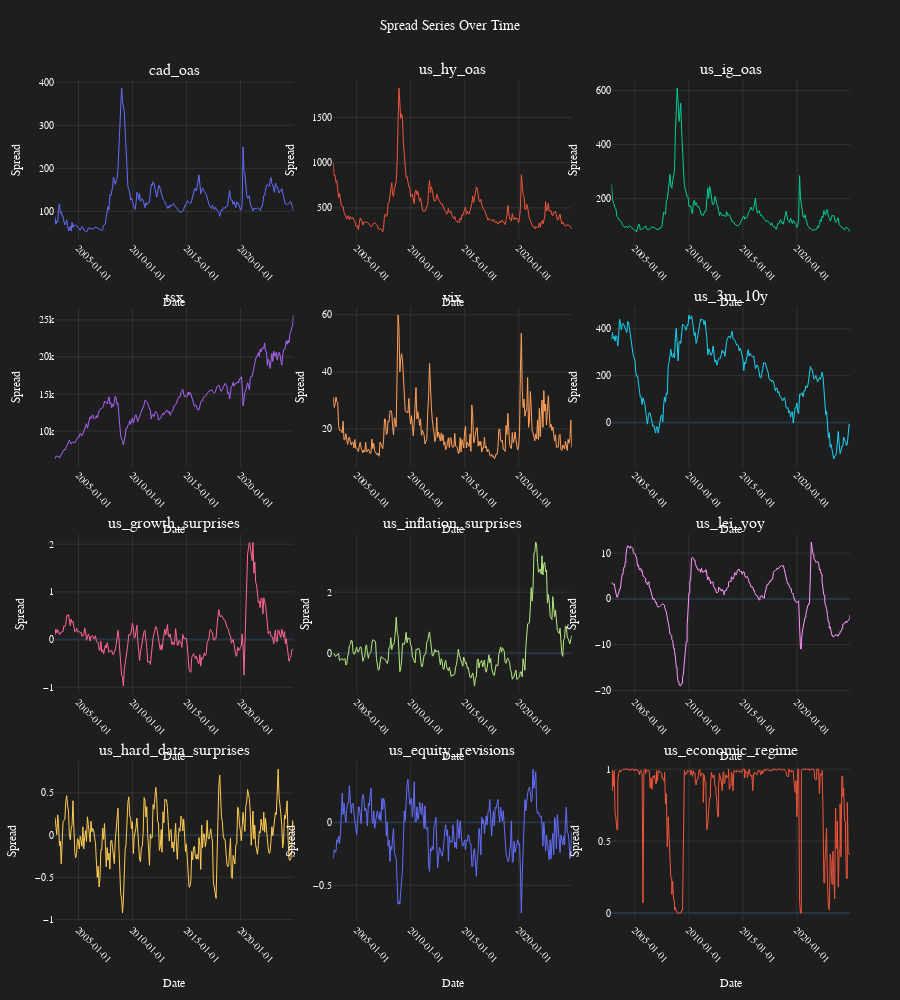

The notebook cell saved with this chart:
### Code cell
# Viz to make sure all the data looks ok



def create_spread_plots(df):
    # Calculate number of rows and columns needed based on number of series
    n_series = len(df.columns)
    n_rows = math.ceil(n_series / 3)  # Calculate required rows
    n_cols = min(3, n_series)  # Use 3 columns or less if fewer series
    
    # Adjust vertical spacing based on number of rows
    vertical_spacing = min(0.08, 1.0 / (n_rows + 1))  # Dynamic spacing
    
    # Create subplot grid
    fig = make_subplots(
        rows=n_rows, 
        cols=n_cols,
        subplot_titles=df.columns,
        vertical_spacing=vertical_spacing,
        horizontal_spacing=0.05
    )
    
    # Add each series to a subplot
    for idx, column in enumerate(df.columns):
        row = (idx // n_cols) + 1
        col = (idx % n_cols) + 1
        
        fig.add_trace(
            go.Scatter(
                x=df.index,
                y=df[column],
                name=column,
                line=dict(width=1),
                showlegend=False,
                hovertemplate=
                "<b>%{x}</b><br>" +
                "Value: %{y:.2f}<br>" +
                "<extra></extra>"
            ),
            row=row,
            col=col
        )
        
        # Update axes labels
        fig.update_xaxes(
            title_text="Date",
            row=row,
            col=col,
            showgrid=True,
            gridcolor='rgba(128, 128, 128, 0.2)',
            tickangle=45,
            tickformat='%Y-%m-%d'
        )
        fig.update_yaxes(
            title_text="Spread",
            row=row,
            col=col,
            showgrid=True,
            gridcolor='rgba(128, 128, 128, 0.2)'
        )

    # Update layout for dark theme and responsiveness
    fig.update_layout(
        template='plotly_dark',
        showlegend=False,
        height=250 * n_rows,  # Adjusted height per row
        title={
            'text': 'Spread Series Over Time',
            'y':0.98,
            'x':0.5,
            'xanchor': 'center',
            'yanchor': 'top'
        },
        paper_bgcolor='rgb(30, 30, 30)',
        plot_bgcolor='rgb(30, 30, 30)',
        margin=dict(t=80, l=50, r=50, b=50),
        font=dict(
            family="Arial",
            size=10,
            color="white"
        )
    )

    # Make it responsive
    fig.update_layout(
        autosize=True,
    )
    
    # Show the plot
    fig.show(config={
        'responsive': True,
        'displayModeBar': True,
        'scrollZoom': True,
        'modeBarButtonsToAdd': ['drawline', 'drawopenpath', 'eraseshape']  # Add drawing tools
    })

# Create the plots
create_spread_plots(df)

### Figure 1 — Plotly figure (JSON) as saved in the notebook; plotly's stock layout.template omitted (floating-point values rounded to 4 significant figures; data arrays with more than 128 entries replaced by an {"elided": "..."} marker saying what was removed)
{"data": [{"hovertemplate": "<b>%{x}</b><br>Value: %{y:.2f}<br><extra></extra>", "line": {"width": 1}, "name": "cad_oas", "showlegend": false, "type": "scatter", "x": {"elided": "342 str values"}, "xaxis": "x", "y": {"elided": "342 float values"}, "yaxis": "y"}, {"hovertemplate": "<b>%{x}</b><br>Value: %{y:.2f}<br><extra></extra>", "line": {"width": 1}, "name": "us_hy_oas", "showlegend": false, "type": "scatter", "x": {"elided": "342 str values"}, "xaxis": "x2", "y": {"elided": "342 float values"}, "yaxis": "y2"}, {"hovertemplate": "<b>%{x}</b><br>Value: %{y:.2f}<br><extra></extra>", "line": {"width": 1}, "name": "us_ig_oas", "showlegend": false, "type": "scatter", "x": {"elided": "342 str values"}, "xaxis": "x3", "y": {"elided": "342 float values"}, "yaxis": "y3"}, {"hovertemplate": "<b>%{x}</b><br>Value: %{y:.2f}<br><extra></extra>", "line": {"width": 1}, "name": "tsx", "showlegend": false, "type": "scatter", "x": {"elided": "342 str values"}, "xaxis": "x4", "y": {"elided": "342 float values"}, "yaxis": "y4"}, {"hovertemplate": "<b>%{x}</b><br>Value: %{y:.2f}<br><extra></extra>", "line": {"width": 1}, "name": "vix", "showlegend": false, "type": "scatter", "x": {"elided": "342 str values"}, "xaxis": "x5", "y": {"elided": "342 float values"}, "yaxis": "y5"}, {"hovertemplate": "<b>%{x}</b><br>Value: %{y:.2f}<br><extra></extra>", "line": {"width": 1}, "name": "us_3m_10y", "showlegend": false, "type": "scatter", "x": {"elided": "342 str values"}, "xaxis": "x6", "y": {"elided": "342 float values"}, "yaxis": "y6"}, {"hovertemplate": "<b>%{x}</b><br>Value: %{y:.2f}<br><extra></extra>", "line": {"width": 1}, "name": "us_growth_surprises", "showlegend": false, "type": "scatter", "x": {"elided": "342 str values"}, "xaxis": "x7", "y": {"elided": "342 float values"}, "yaxis": "y7"}, {"hovertemplate": "<b>%{x}</b><br>Value: %{y:.2f}<br><extra></extra>", "line": {"width": 1}, "name": "us_inflation_surprises", "showlegend": false, "type": "scatter", "x": {"elided": "342 str values"}, "xaxis": "x8", "y": {"elided": "342 float values"}, "yaxis": "y8"}, {"hovertemplate": "<b>%{x}</b><br>Value: %{y:.2f}<br><extra></extra>", "line": {"width": 1}, "name": "us_lei_yoy", "showlegend": false, "type": "scatter", "x": {"elided": "342 str values"}, "xaxis": "x9", "y": {"elided": "342 float values"}, "yaxis": "y9"}, {"hovertemplate": "<b>%{x}</b><br>Value: %{y:.2f}<br><extra></extra>", "line": {"width": 1}, "name": "us_hard_data_surprises", "showlegend": false, "type": "scatter", "x": {"elided": "342 str values"}, "xaxis": "x10", "y": {"elided": "342 float values"}, "yaxis": "y10"}, {"hovertemplate": "<b>%{x}</b><br>Value: %{y:.2f}<br><extra></extra>", "line": {"width": 1}, "name": "us_equity_revisions", "showlegend": false, "type": "scatter", "x": {"elided": "342 str values"}, "xaxis": "x11", "y": {"elided": "342 float values"}, "yaxis": "y11"}, {"hovertemplate": "<b>%{x}</b><br>Value: %{y:.2f}<br><extra></extra>", "line": {"width": 1}, "name": "us_economic_regime", "showlegend": false, "type": "scatter", "x": {"elided": "342 str values"}, "xaxis": "x12", "y": {"elided": "342 float values"}, "yaxis": "y12"}], "layout": {"annotations": [{"font": {"size": 16}, "showarrow": false, "text": "cad_oas", "x": 0.15, "xanchor": "center", "xref": "paper", "y": 1, "yanchor": "bottom", "yref": "paper"}, {"font": {"size": 16}, "showarrow": false, "text": "us_hy_oas", "x": 0.5, "xanchor": "center", "xref": "paper", "y": 1, "yanchor": "bottom", "yref": "paper"}, {"font": {"size": 16}, "showarrow": false, "text": "us_ig_oas", "x": 0.85, "xanchor": "center", "xref": "paper", "y": 1, "yanchor": "bottom", "yref": "paper"}, {"font": {"size": 16}, "showarrow": false, "text": "tsx", "x": 0.15, "xanchor": "center", "xref": "paper", "y": 0.73, "yanchor": "bottom", "yref": "paper"}, {"font": {"size": 16}, "showarrow": false, "text": "vix", "x": 0.5, "xanchor": "center", "xref": "paper", "y": 0.73, "yanchor": "bottom", "yref": "paper"}, {"font": {"size": 16}, "showarrow": false, "text": "us_3m_10y", "x": 0.85, "xanchor": "center", "xref": "paper", "y": 0.73, "yanchor": "bottom", "yref": "paper"}, {"font": {"size": 16}, "showarrow": false, "text": "us_growth_surprises", "x": 0.15, "xanchor": "center", "xref": "paper", "y": 0.46, "yanchor": "bottom", "yref": "paper"}, {"font": {"size": 16}, "showarrow": false, "text": "us_inflation_surprises", "x": 0.5, "xanchor": "center", "xref": "paper", "y": 0.46, "yanchor": "bottom", "yref": "paper"}, {"font": {"size": 16}, "showarrow": false, "text": "us_lei_yoy", "x": 0.85, "xanchor": "center", "xref": "paper", "y": 0.46, "yanchor": "bottom", "yref": "paper"}, {"font": {"size": 16}, "showarrow": false, "text": "us_hard_data_surprises", "x": 0.15, "xanchor": "center", "xref": "paper", "y": 0.19, "yanchor": "bottom", "yref": "paper"}, {"font": {"size": 16}, "showarrow": false, "text": "us_equity_revisions", "x": 0.5, "xanchor": "center", "xref": "paper", "y": 0.19, "yanchor": "bottom", "yref": "paper"}, {"font": {"size": 16}, "showarrow": false, "text": "us_economic_regime", "x": 0.85, "xanchor": "center", "xref": "paper", "y": 0.19, "yanchor": "bottom", "yref": "paper"}], "autosize": true, "font": {"color": "white", "family": "Arial", "size": 10}, "height": 1000, "margin": {"b": 50, "l": 50, "r": 50, "t": 80}, "paper_bgcolor": "rgb(30, 30, 30)", "plot_bgcolor": "rgb(30, 30, 30)", "showlegend": false, "title": {"text": "Spread Series Over Time", "x": 0.5, "xanchor": "center", "y": 0.98, "yanchor": "top"}, "xaxis": {"anchor": "y", "domain": [0, 0.3], "gridcolor": "rgba(128, 128, 128, 0.2)", "showgrid": true, "tickangle": 45, "tickformat": "%Y-%m-%d", "title": {"text": "Date"}}, "xaxis10": {"anchor": "y10", "domain": [0, 0.3], "gridcolor": "rgba(128, 128, 128, 0.2)", "showgrid": true, "tickangle": 45, "tickformat": "%Y-%m-%d", "title": {"text": "Date"}}, "xaxis11": {"anchor": "y11", "domain": [0.35, 0.65], "gridcolor": "rgba(128, 128, 128, 0.2)", "showgrid": true, "tickangle": 45, "tickformat": "%Y-%m-%d", "title": {"text": "Date"}}, "xaxis12": {"anchor": "y12", "domain": [0.7, 1], "gridcolor": "rgba(128, 128, 128, 0.2)", "showgrid": true, "tickangle": 45, "tickformat": "%Y-%m-%d", "title": {"text": "Date"}}, "xaxis2": {"anchor": "y2", "domain": [0.35, 0.65], "gridcolor": "rgba(128, 128, 128, 0.2)", "showgrid": true, "tickangle": 45, "tickformat": "%Y-%m-%d", "title": {"text": "Date"}}, "xaxis3": {"anchor": "y3", "domain": [0.7, 1], "gridcolor": "rgba(128, 128, 128, 0.2)", "showgrid": true, "tickangle": 45, "tickformat": "%Y-%m-%d", "title": {"text": "Date"}}, "xaxis4": {"anchor": "y4", "domain": [0, 0.3], "gridcolor": "rgba(128, 128, 128, 0.2)", "showgrid": true, "tickangle": 45, "tickformat": "%Y-%m-%d", "title": {"text": "Date"}}, "xaxis5": {"anchor": "y5", "domain": [0.35, 0.65], "gridcolor": "rgba(128, 128, 128, 0.2)", "showgrid": true, "tickangle": 45, "tickformat": "%Y-%m-%d", "title": {"text": "Date"}}, "xaxis6": {"anchor": "y6", "domain": [0.7, 1], "gridcolor": "rgba(128, 128, 128, 0.2)", "showgrid": true, "tickangle": 45, "tickformat": "%Y-%m-%d", "title": {"text": "Date"}}, "xaxis7": {"anchor": "y7", "domain": [0, 0.3], "gridcolor": "rgba(128, 128, 128, 0.2)", "showgrid": true, "tickangle": 45, "tickformat": "%Y-%m-%d", "title": {"text": "Date"}}, "xaxis8": {"anchor": "y8", "domain": [0.35, 0.65], "gridcolor": "rgba(128, 128, 128, 0.2)", "showgrid": true, "tickangle": 45, "tickformat": "%Y-%m-%d", "title": {"text": "Date"}}, "xaxis9": {"anchor": "y9", "domain": [0.7, 1], "gridcolor": "rgba(128, 128, 128, 0.2)", "showgrid": true, "tickangle": 45, "tickformat": "%Y-%m-%d", "title": {"text": "Date"}}, "yaxis": {"anchor": "x", "domain": [0.81, 1], "gridcolor": "rgba(128, 128, 128, 0.2)", "showgrid": true, "title": {"text": "Spread"}}, "yaxis10": {"anchor": "x10", "domain": [0, 0.19], "gridcolor": "rgba(128, 128, 128, 0.2)", "showgrid": true, "title": {"text": "Spread"}}, "yaxis11": {"anchor": "x11", "domain": [0, 0.19], "gridcolor": "rgba(128, 128, 128, 0.2)", "showgrid": true, "title": {"text": "Spread"}}, "yaxis12": {"anchor": "x12", "domain": [0, 0.19], "gridcolor": "rgba(128, 128, 128, 0.2)", "showgrid": true, "title": {"text": "Spread"}}, "yaxis2": {"anchor": "x2", "domain": [0.81, 1], "gridcolor": "rgba(128, 128, 128, 0.2)", "showgrid": true, "title": {"text": "Spread"}}, "yaxis3": {"anchor": "x3", "domain": [0.81, 1], "gridcolor": "rgba(128, 128, 128, 0.2)", "showgrid": true, "title": {"text": "Spread"}}, "yaxis4": {"anchor": "x4", "domain": [0.54, 0.73], "gridcolor": "rgba(128, 128, 128, 0.2)", "showgrid": true, "title": {"text": "Spread"}}, "yaxis5": {"anchor": "x5", "domain": [0.54, 0.73], "gridcolor": "rgba(128, 128, 128, 0.2)", "showgrid": true, "title": {"text": "Spread"}}, "yaxis6": {"anchor": "x6", "domain": [0.54, 0.73], "gridcolor": "rgba(128, 128, 128, 0.2)", "showgrid": true, "title": {"text": "Spread"}}, "yaxis7": {"anchor": "x7", "domain": [0.27, 0.46], "gridcolor": "rgba(128, 128, 128, 0.2)", "showgrid": true, "title": {"text": "Spread"}}, "yaxis8": {"anchor": "x8", "domain": [0.27, 0.46], "gridcolor": "rgba(128, 128, 128, 0.2)", "showgrid": true, "title": {"text": "Spread"}}, "yaxis9": {"anchor": "x9", "domain": [0.27, 0.46], "gridcolor": "rgba(128, 128, 128, 0.2)", "showgrid": true, "title": {"text": "Spread"}}}}
